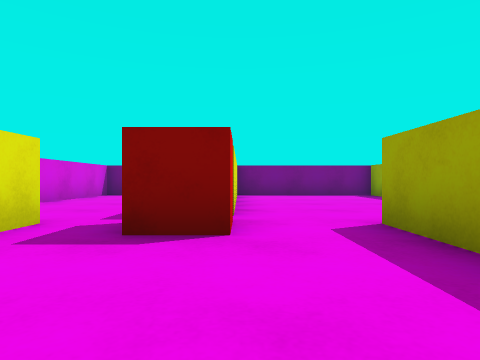
[1] (above)

13 first-person views from a walk through a Unity game level. The camera is 0.51 m above the floor, looks level and sees 75° across. The floor is counted in squares, 1 m on a side. Each view is taken from the middle of a square. On the plan, view 1 faces up. The plan holds only what a view shows up to about 9 squares ahead; the rest is blank. The player is left out.

[2]
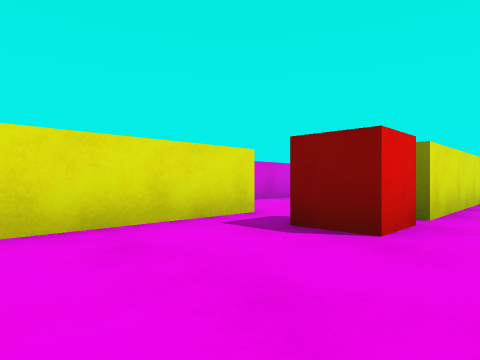

[3]
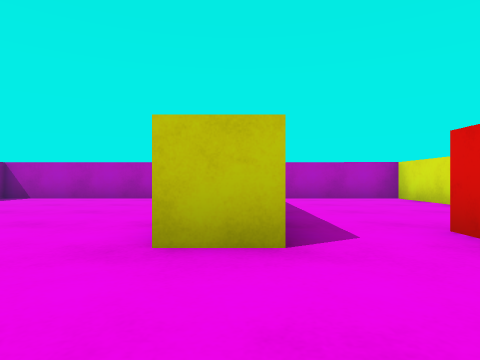

[4]
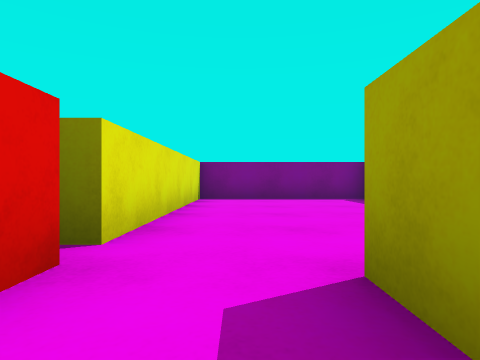

[5]
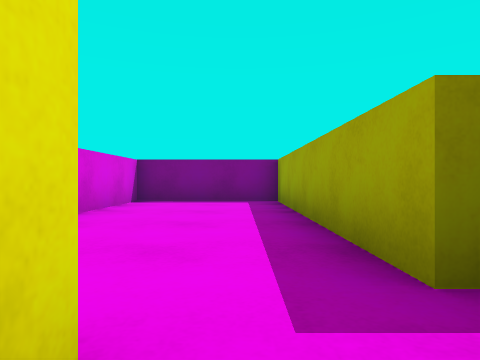

[6]
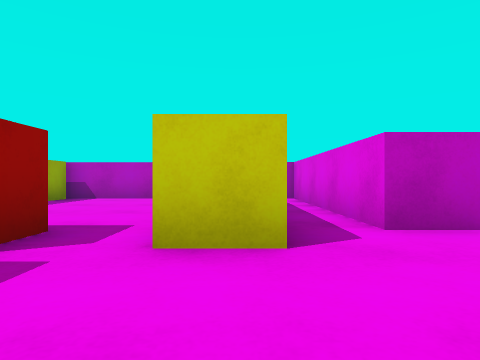

[7]
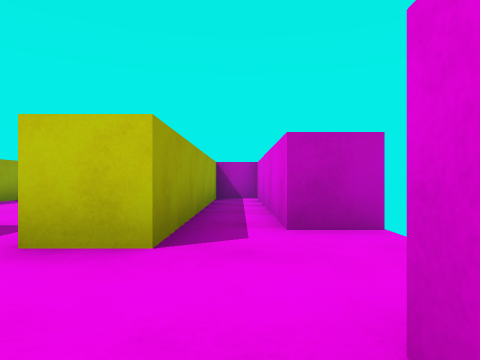

[8]
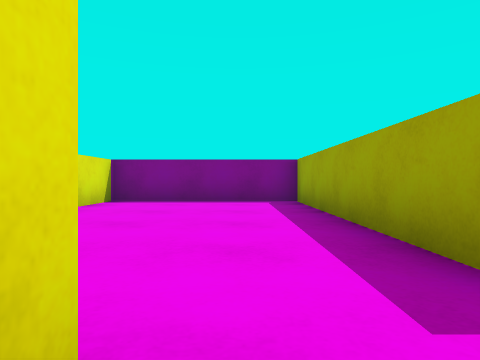

[9]
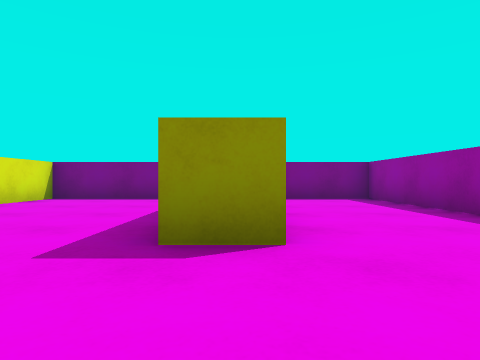

[10]
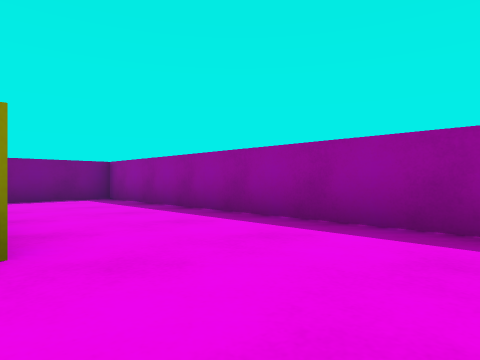

[11]
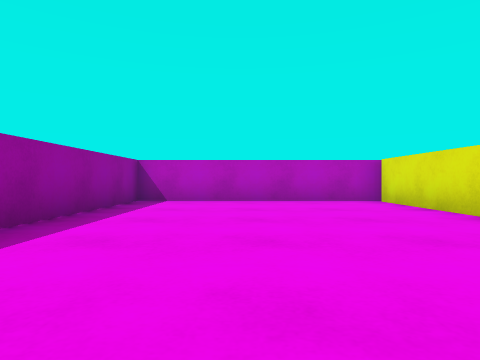

[12]
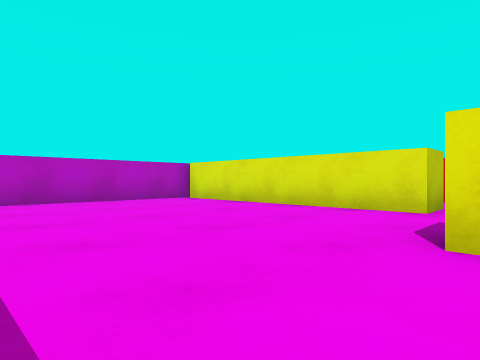

[13]
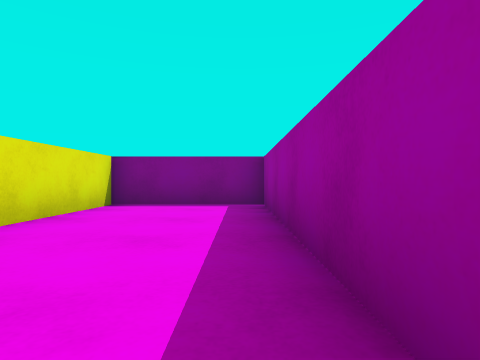

### Floor plan
Ten units are one square. View 1 is at (0, 0); x grows to the right and y downward. Boxes are objects, and circles mark ways between rooms. Rooms are numbered by the first view taken in them; rooms with no view inside come last. Other rooms are left out.
<svg viewBox="-60 -110 150 141">
<path fill="none" stroke="#000" d="M-1 -44 -11 -44 -11 -105 -45 -105 -45 -50M-55 -28 -45 -28 -45 26 -34 26 -34 -37 -23 -37 -23 26 20 26M17 -21 17 -37 27 -37M17 24 17 14M44 -48 44 -105 -1 -105 -1 -44M54 -44 42 -44M27 -37 27 24M20 26 85 26 85 -105 54 -105 54 -74"/>
<rect x="-15" y="-45" width="20" height="20" fill="#bbb"><title>red cube</title></rect>
<circle cx="15" cy="-40" r="3" fill="#2a7"/>
<circle cx="35" cy="-45" r="3" fill="#2a7"/>
<text x="-20" y="-30">1</text>
<text x="30" y="-70">2</text>
<text x="60" y="-30">3</text>
</svg>
Room 1 opens to room 2. Room 2 opens to room 3.

Where each view was taken, in squares from view 1:
view 1: 0 up, 0 right, facing up
view 2: 0 up, 1 right, facing up-left
view 3: 6 up, 2 right, facing down
view 4: 2 up, 1 right, facing up
view 5: 3 up, 2 left, facing up
view 6: 6 up, 3 left, facing down
view 7: 6 up, 4 left, facing down
view 8: 3 up, 3 right, facing up
view 9: 2 up, 5 right, facing up
view 10: 2 up, 5 right, facing up-right
view 11: 5 up, 6 right, facing down
view 12: 5 up, 8 right, facing down-left
view 13: 4 up, 8 right, facing up
